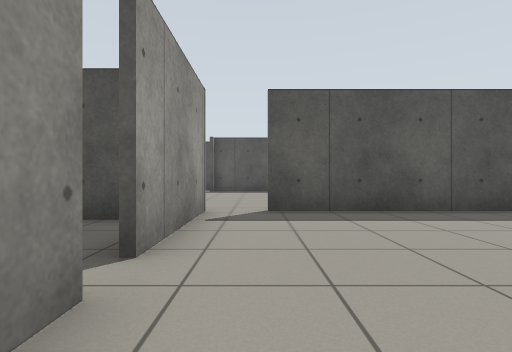
[1] (above)

24 first-person views from a walk through a world built for the Gazebo simulator. The camera is 0.72 m above the floor, looks level and sees 80° across. The floor is counted in squares, 1 m on a side. Each view is taken from the middle of a square. On the plan, view 1 faces up. The plan holds only what a view shows up to about 10 squares ahead; the rest is blank.

[2]
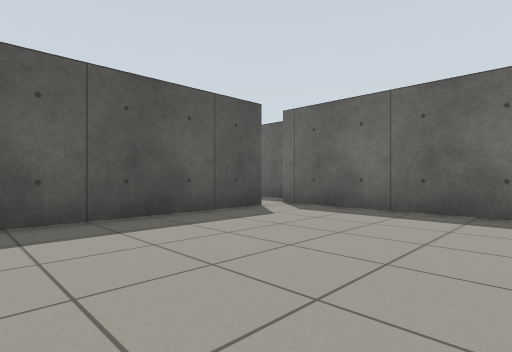

[3]
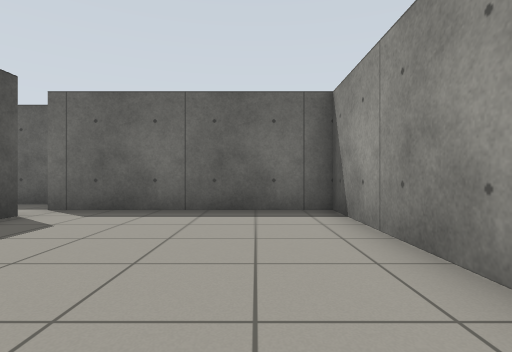

[4]
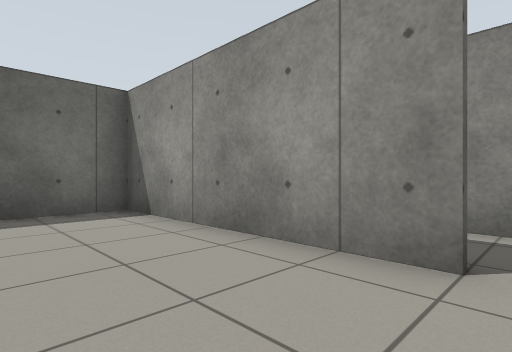

[5]
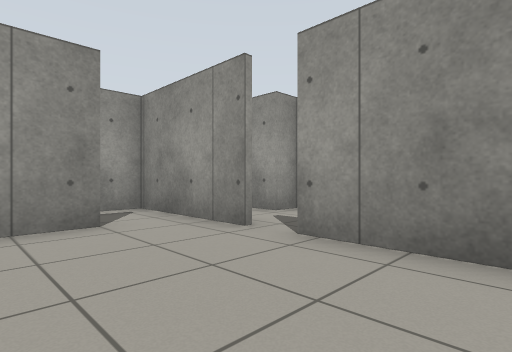

[6]
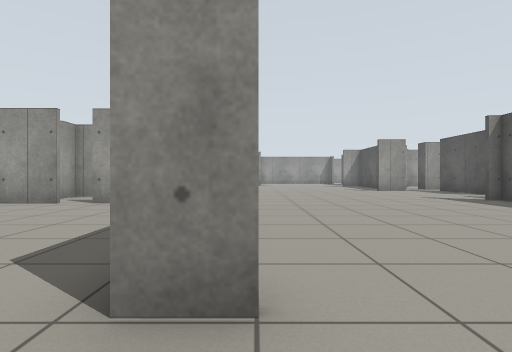

[7]
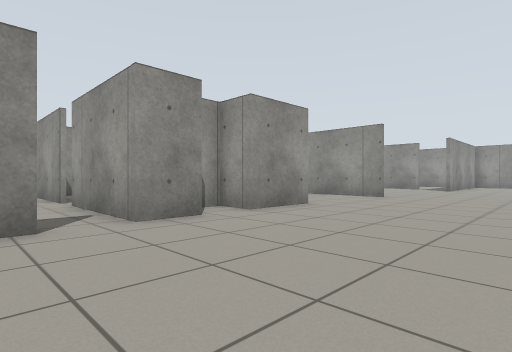

[8]
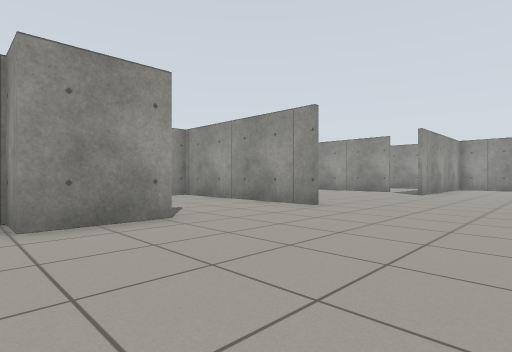

[9]
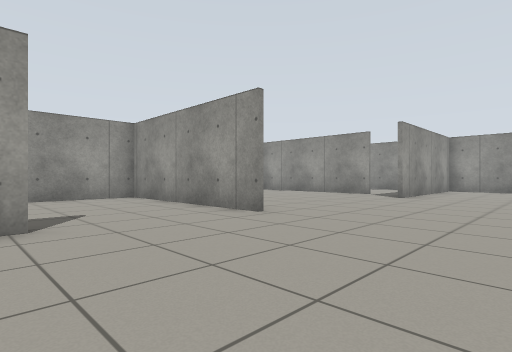

[10]
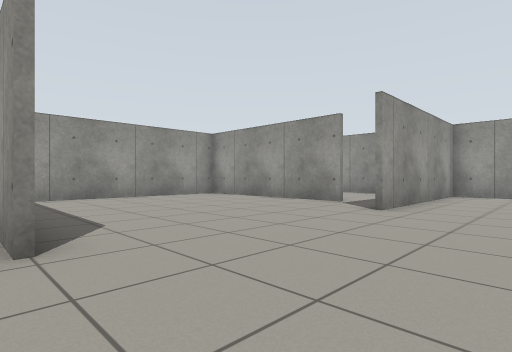

[11]
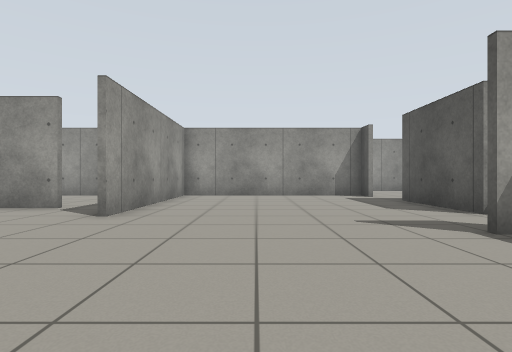

[12]
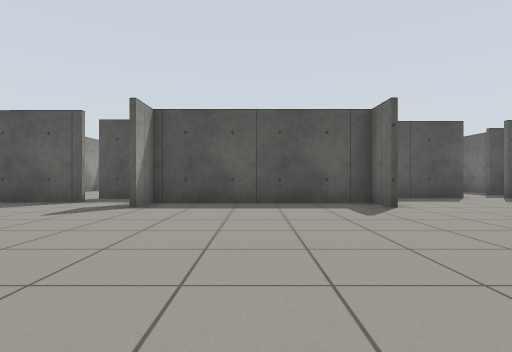

[13]
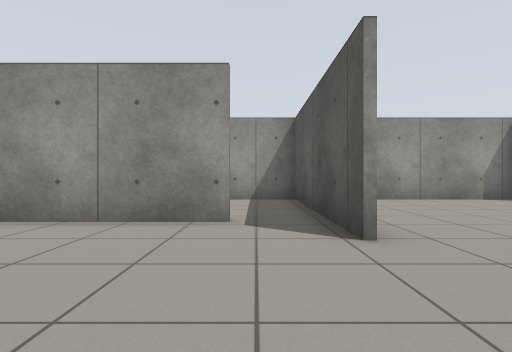

[14]
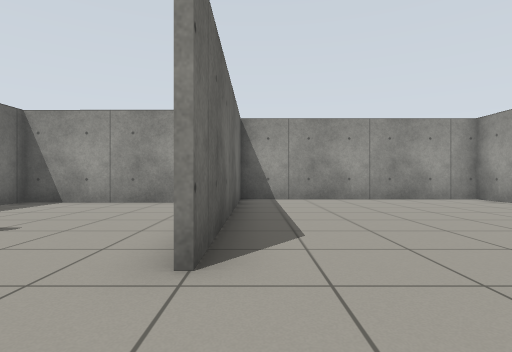

[15]
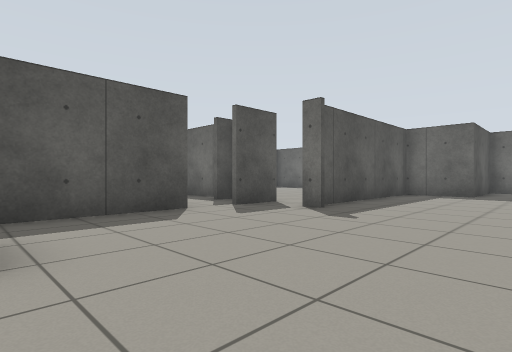

[16]
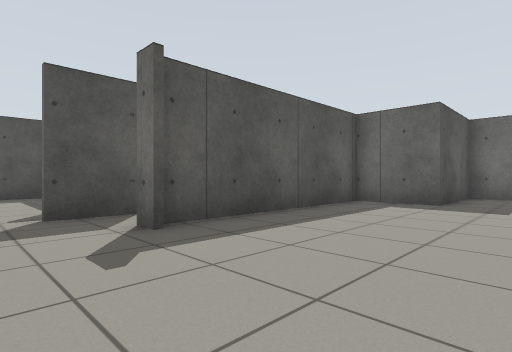

[17]
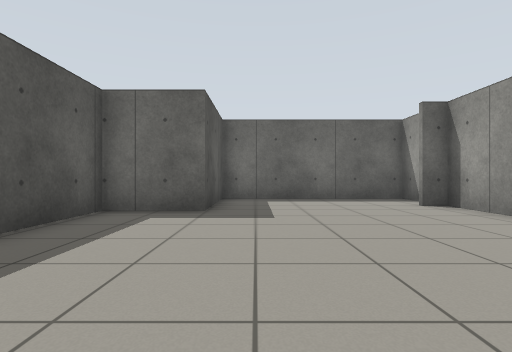

[18]
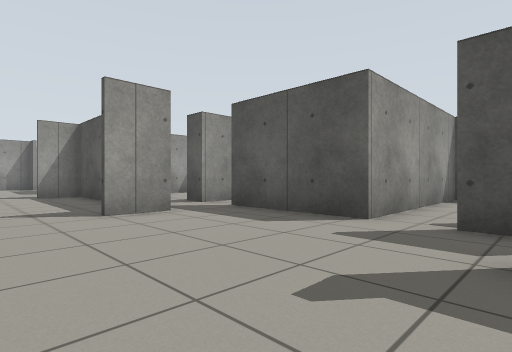

[19]
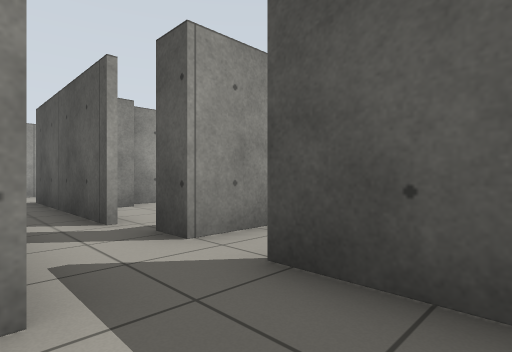

[20]
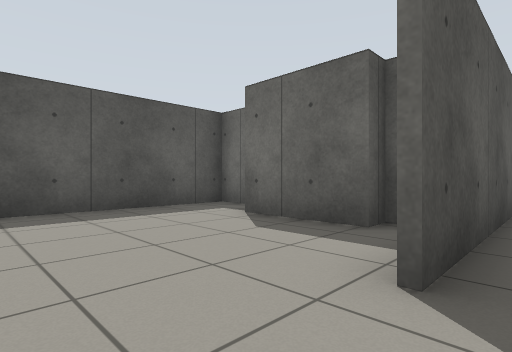

[21]
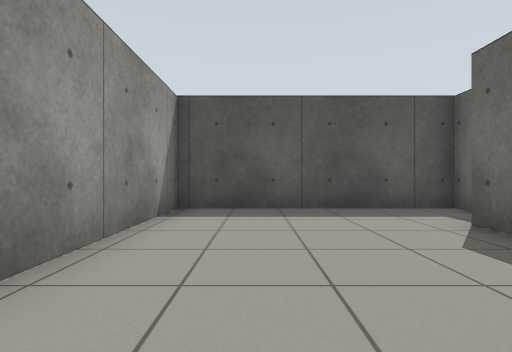

[22]
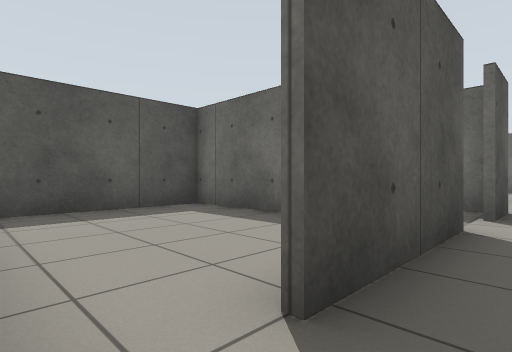

[23]
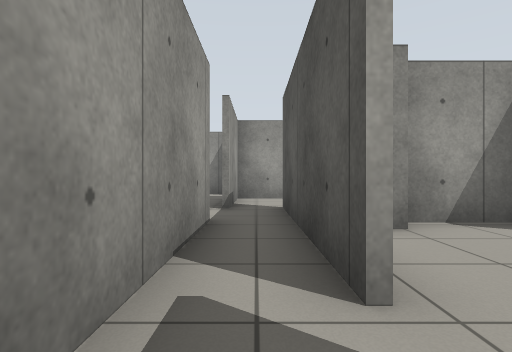

[24]
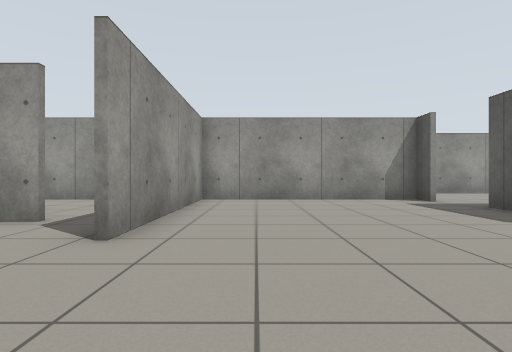

### Floor plan
Points are (right, up) in squares from view 1. A wall is a line through its corners. A room is listed if a view was taken in it or the views show most of it. See-through windows are left out.
Room 1 (view 1)
walls: (-1.1, 0.6) (-1.1, -1.6) (0.9, -1.6)
ways out: opening at (0, 0) to room 2
Room 2 (views 2, 3, 4, 5)
walls: (0.5, 0.4) (6.4, 0.4) (6.4, 6.3); (5.5, 6.3) (0.3, 6.3); (-1.1, 1.8) (-1.1, 0.6); (-1, 6.3) (-1.1, 2.6)
ways out: opening at (0, 0) to room 1; opening at (0, 6) to room 3; opening at (6, 7) to room 3
Room 3 (views 6, 7, 8, 9, 10, 11, 12, 13, 14, 15, 16, 17, 18, 19, 24)
walls: (-9.4, 6.8) (-9.4, 1.2); (-5.7, 6.3) (-3.6, 6.3) (-3.6, 5.2) (-3, 5.2); (-7.8, 14.4) (-7.8, 12.9) (-7.8, 14.2) (-13.7, 14.2) (-13.7, 12.9); (-2.4, 6.3) (-1, 6.3); (-2.1, 13.7) (-2.1, 14.4); (-15.4, 7.2) (-16.4, 7.2); (-4.3, 15.9) (-7.9, 15.9); (-9, 0.8) (-3.7, 0.8) (-3.7, 1.6); (0.1, 6.3) (0.6, 6.3); (-1.9, 15.6) (-3, 15.6); (-15.6, 14.2) (-19, 14.2); (-9.5, -0.1) (-9.5, 6.8); (-16.8, 5.6) (-16.8, -0.4) (-9.5, -0.4); (-1.4, 15.9) (-3, 15.9); (3.4, 6.3) (5.3, 6.3) (5.3, 7); (-20.5, 13.8) (-21.3, 13.8) (-21.3, 6.9); (-21.3, 7.4) (-15.4, 7.4); (5.5, 7.1) (5.5, 6.3); (6.4, 6.3) (7.6, 6.3) (7.6, 12) (4.3, 12) (4.3, 14.2) (-1.9, 14.2)
ways out: opening at (0, 6) to room 2; opening at (6, 7) to room 2; opening at (-15, 14) to room 4; opening at (-9, 15) to room 4; opening at (-20, 14); opening at (-17, 6); opening at (-8, 16); opening at (-2, 15)
Room 4 (views 20, 21, 22, 23)
walls: (-13.1, 16.9) (-13.9, 16.9) (-13.9, 19.5); (-12.6, 20.7) (-12.6, 21.8) (-18.7, 21.8) (-18.7, 14.4); (-13.9, 14.3) (-9.9, 14.3); (-10.6, 15.6) (-16, 15.6); (-9, 15.9) (-9.9, 15.9)
ways out: opening at (-15, 14) to room 3; opening at (-9, 15) to room 3; opening at (-10, 16); gap at (-11, 16)

Where each view was taken, in squares from view 1:
view 1: 0 up, 0 right, facing up
view 2: 1 up, 0 right, facing up-right
view 3: 2 up, 0 right, facing right
view 4: 3 up, 0 right, facing down-right
view 5: 5 up, 2 right, facing down-left
view 6: 7 up, 7 right, facing left
view 7: 11 up, 1 right, facing down-left
view 8: 11 up, 3 left, facing down-left
view 9: 11 up, 5 left, facing down-left
view 10: 10 up, 9 left, facing down-left
view 11: 10 up, 10 left, facing left
view 12: 6 up, 11 left, facing up
view 13: 6 up, 12 left, facing left
view 14: 9 up, 10 left, facing down
view 15: 10 up, 8 left, facing up-right
view 16: 10 up, 4 left, facing up-right
view 17: 11 up, 2 left, facing right
view 18: 11 up, 2 left, facing up-left
view 19: 14 up, 6 left, facing up-left
view 20: 15 up, 18 left, facing up-right
view 21: 15 up, 17 left, facing up
view 22: 15 up, 9 left, facing up-right
view 23: 15 up, 9 left, facing left
view 24: 9 up, 12 left, facing left
